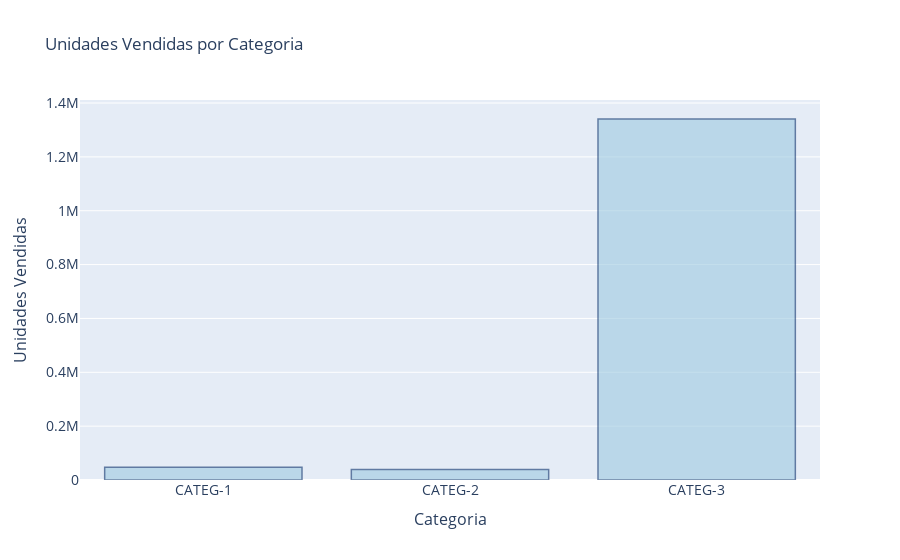

Notebook code for this chart:
### Code cell
df_cantidades = df.groupby("CATEGORY").agg({"UNITS_SOLD":"sum"})

x = df_cantidades.index
y = df_cantidades.UNITS_SOLD

# Use the hovertext kw argument for hover text
fig = go.Figure(data=[go.Bar(x=x, y=y,
            hovertext=['Unidades Vendidas de la categoria 1', 'Unidades Vendidas de la categoria 2', 'Unidades Vendidas de la categoria 3'])])
# Customize aspect
fig.update_traces(marker_color='rgb(158,202,225)', marker_line_color='rgb(8,48,107)',
                  marker_line_width=1.5, opacity=0.6)
fig.update_layout(title_text='Unidades Vendidas por Categoria',
yaxis=dict(
        title='Unidades Vendidas',
        titlefont_size=16,
        tickfont_size=14,
    ),
xaxis=dict(
        title='Categoria',
        titlefont_size=16,
        tickfont_size=14,
    ))
fig.show()

### Figure 1 — Plotly figure (JSON) as saved in the notebook; plotly's stock layout.template omitted (floating-point values rounded to 4 significant figures)
{"data": [{"hovertext": ["Unidades Vendidas de la categoria 1", "Unidades Vendidas de la categoria 2", "Unidades Vendidas de la categoria 3"], "marker": {"color": "rgb(158,202,225)", "line": {"color": "rgb(8,48,107)", "width": 1.5}}, "opacity": 0.6, "type": "bar", "x": ["CATEG-1", "CATEG-2", "CATEG-3"], "y": [47127, 39333, 1340720]}], "layout": {"title": {"text": "Unidades Vendidas por Categoria"}, "xaxis": {"tickfont": {"size": 14}, "title": {"font": {"size": 16}, "text": "Categoria"}}, "yaxis": {"tickfont": {"size": 14}, "title": {"font": {"size": 16}, "text": "Unidades Vendidas"}}}}
